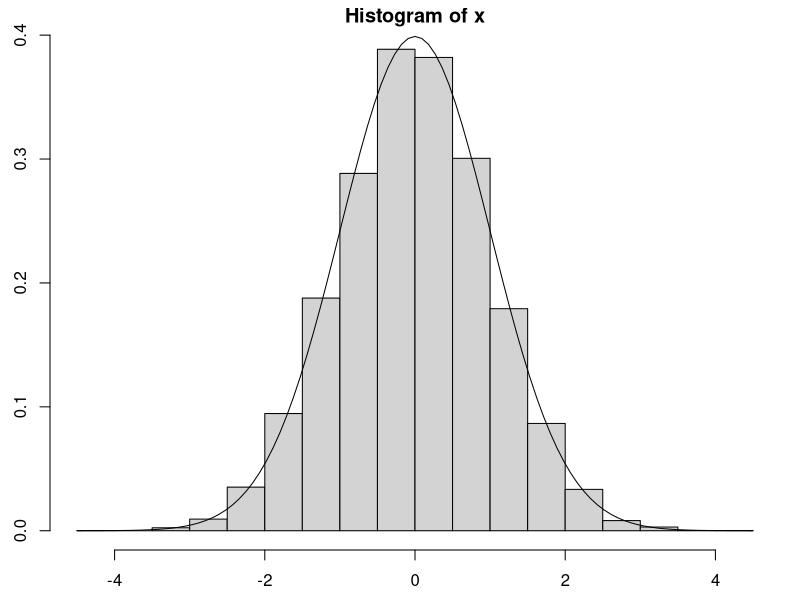

Write R code to recreate this figure.
## ---- chunk 1
set.seed(42)
x <- rnorm(10000)
mean(x)
## ---- chunk 2
par(mar=c(2.5, 2.5, 1.5, 1))
hist(x, probability = TRUE)
curve(dnorm(x), add=TRUE)
